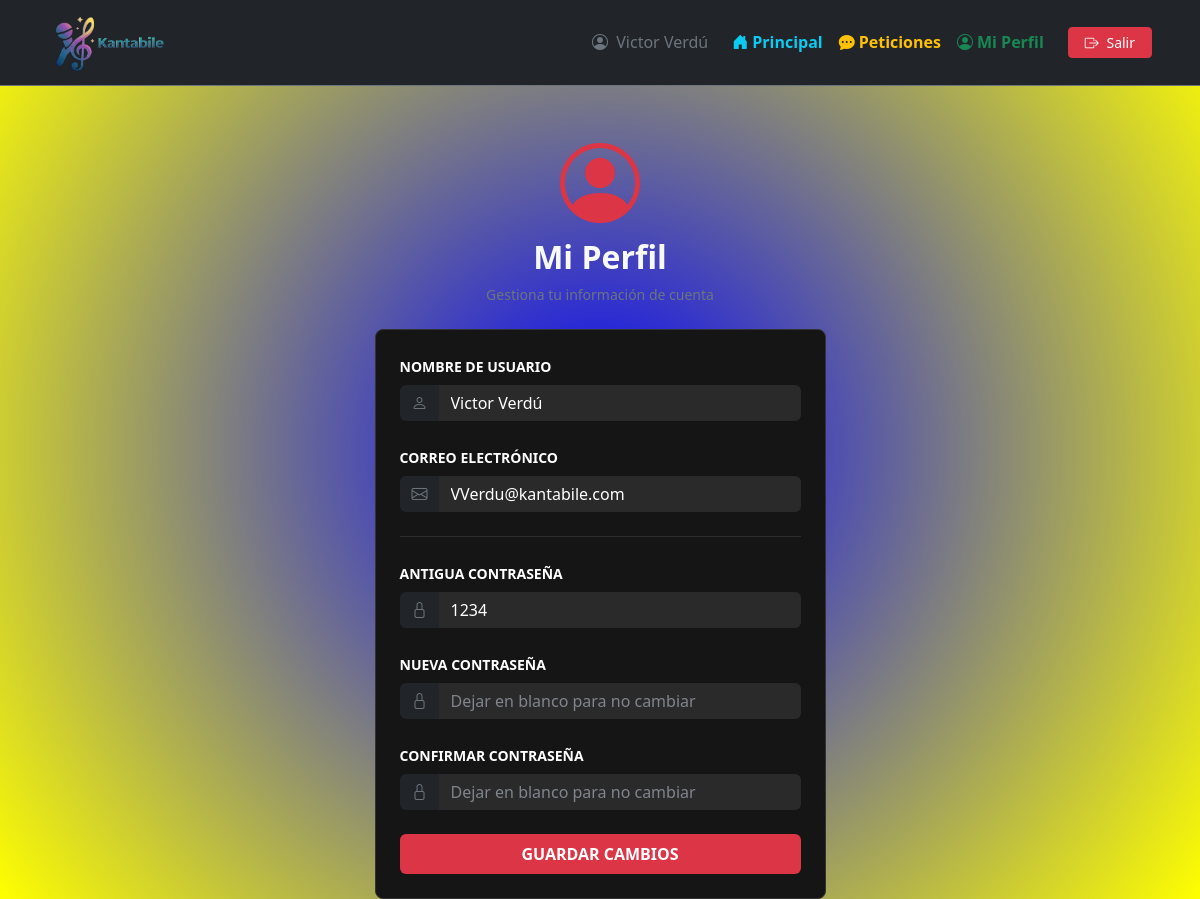
Page /usuario/perfil.php (signed in) on the committed database.
### tables this page shows
CREATE TABLE `usuarios` (
  `id` int(11) NOT NULL,
  `nombre` varchar(100) NOT NULL,
  `email` varchar(100) NOT NULL,
  `passwd` varchar(255) NOT NULL,
  `rol` int(11) NOT NULL DEFAULT 1 COMMENT '1-Usuario\r\n2-Administrador',
  `estado` tinyint(1) NOT NULL COMMENT '0 - activo\r\n1 - bloqueado',
  `registrado` timestamp NOT NULL DEFAULT current_timestamp() ON UPDATE current_timestamp()
);

### usuario/perfil.php (the view, shortened to what this page needs)
<?php
include '../includes/conexion.php';
$idUsuario = $_SESSION['idUsuario'];
$res = mysqli_query($conn, "SELECT * FROM usuarios WHERE id = '$idUsuario'");
$usuario = mysqli_fetch_assoc($res);
?>
<!DOCTYPE html>
<html lang="es">
<head>
    <link href="https://cdn.jsdelivr.net/npm/bootstrap@5.3.2/dist/css/bootstrap.min.css" rel="stylesheet">
    <link rel="stylesheet" href="https://cdn.jsdelivr.net/npm/bootstrap-icons@1.11.1/font/bootstrap-icons.css">
    <link rel="stylesheet" href="../css/styles.css">
</head>
<body class="text-light">
    <?php include '../includes/navbar.php'; ?>
    <div class="container mt-5">
        <div class="row justify-content-center">
            <div class="col-md-6 col-lg-5">
                <div class="text-center mb-4">
                    <i class="bi bi-person-circle display-1 text-danger"></i>
                    <h2 class="fw-bold mt-2">Mi Perfil</h2>
                    <p class="text-secondary small">Gestiona tu información de cuenta</p>
                </div>
                <div class="card card-dark">
                    <div class="card-body p-4">
                        <form action="" method="POST">
                            <div class="mb-4">
                                <label for="nombre" class="form-label small fw-bold">NOMBRE DE USUARIO</label>
                                <div class="input-group">
                                    <span class="input-group-text bg-dark border-0 text-secondary"><i class="bi bi-person"></i></span>
                                    <input type="text" name="nombre" id="nombre" class="form-control"
                                        value="<?= $usuario['nombre'] ?>" required>
                                </div>
                            </div>
                            <div class="mb-4">
                                <label for="email" class="form-label small fw-bold">CORREO ELECTRÓNICO</label>
                                <div class="input-group">
                                    <span class="input-group-text bg-dark border-0 text-secondary"><i class="bi bi-envelope"></i></span>
                                    <input type="email" name="email" id="email" class="form-control"
                                        value="<?= $usuario['email'] ?>" required>
                                </div>
                            </div>
                            <hr class="border-secondary my-4">
                            <div class="mb-4">
                                <label for="password" class="form-label small fw-bold">ANTIGUA CONTRASEÑA</label>
                                <div class="input-group">
                                    <span class="input-group-text bg-dark border-0 text-secondary"><i class="bi bi-lock"></i></span>
                                    <input type="text" name="passwd" id="passwd" class="form-control"
                                        value="<?= $usuario['passwd'] ?>" readonly>
                                </div>
                            </div>
                            <div class="mb-4">
                                <label for="password" class="form-label small fw-bold">NUEVA CONTRASEÑA</label>
                                <div class="input-group">
                                    <span class="input-group-text bg-dark border-0 text-secondary"><i class="bi bi-lock"></i></span>
                                    <input type="password" name="passwd" id="passwd" class="form-control"
                                        placeholder="Dejar en blanco para no cambiar">
                                </div>
                            </div>
                            <div class="mb-4">
                                <label for="password" class="form-label small fw-bold">CONFIRMAR CONTRASEÑA</label>
                                <div class="input-group">
                                    <span class="input-group-text bg-dark border-0 text-secondary"><i class="bi bi-lock"></i></span>
                                    <input type="password" name="passwd2" id="passwd" class="form-control"
                                        placeholder="Dejar en blanco para no cambiar">
                                </div>
                            </div>
                            <div class="d-grid gap-2">
                                <button type="submit" class="btn btn-main text-white py-2 fw-bold">
                                    GUARDAR CAMBIOS
                                </button>
                            </div>
                        </form>
                    </div>
                </div>
            </div>
        </div>
    </div>
</body>
</html>

### css/styles.css (style rules this page uses)
body { background: radial-gradient(circle at center, #0000ff 0%, #ffff00 100%); background-attachment: fixed; color: white; min-height: 100vh; font-family: 'Segoe UI', Tahoma, sans-serif; }
.card-dark { background-color: #1e1e1e; border: none; border-radius: 10px; }
.form-label { color: #ffffff; }
.form-control { background-color: #2a2a2a; border: none; color: #ffffff; }
.form-control::placeholder { color: #80848d !important; }
.btn-main { background-color: #dc3545; border: none; }
.card-dark { background-color: #151515; border: 1px solid #333; border-radius: 8px; }

### rows in the picture
usuarios: nombre "Victor Verdú", email "VVerdu@kantabile.com", passwd "1234"

### other values in the picture
$_SESSION["nombre"] "Victor Verdú"
